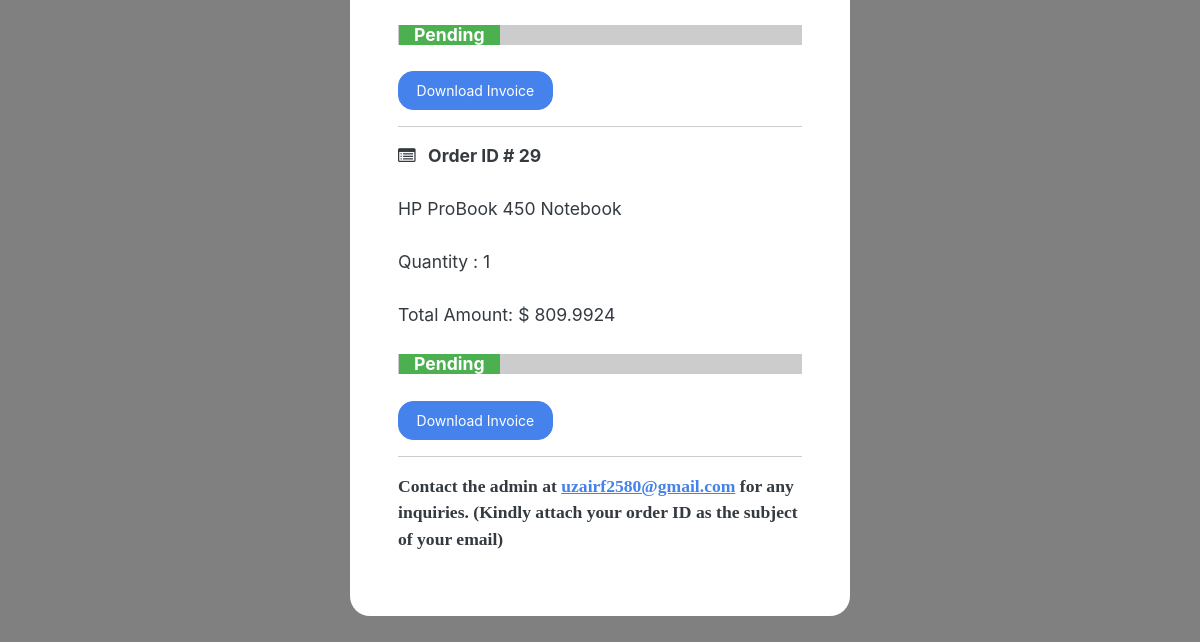
The page /account/track-orders (signed in, lower part) on the database as committed earlier.
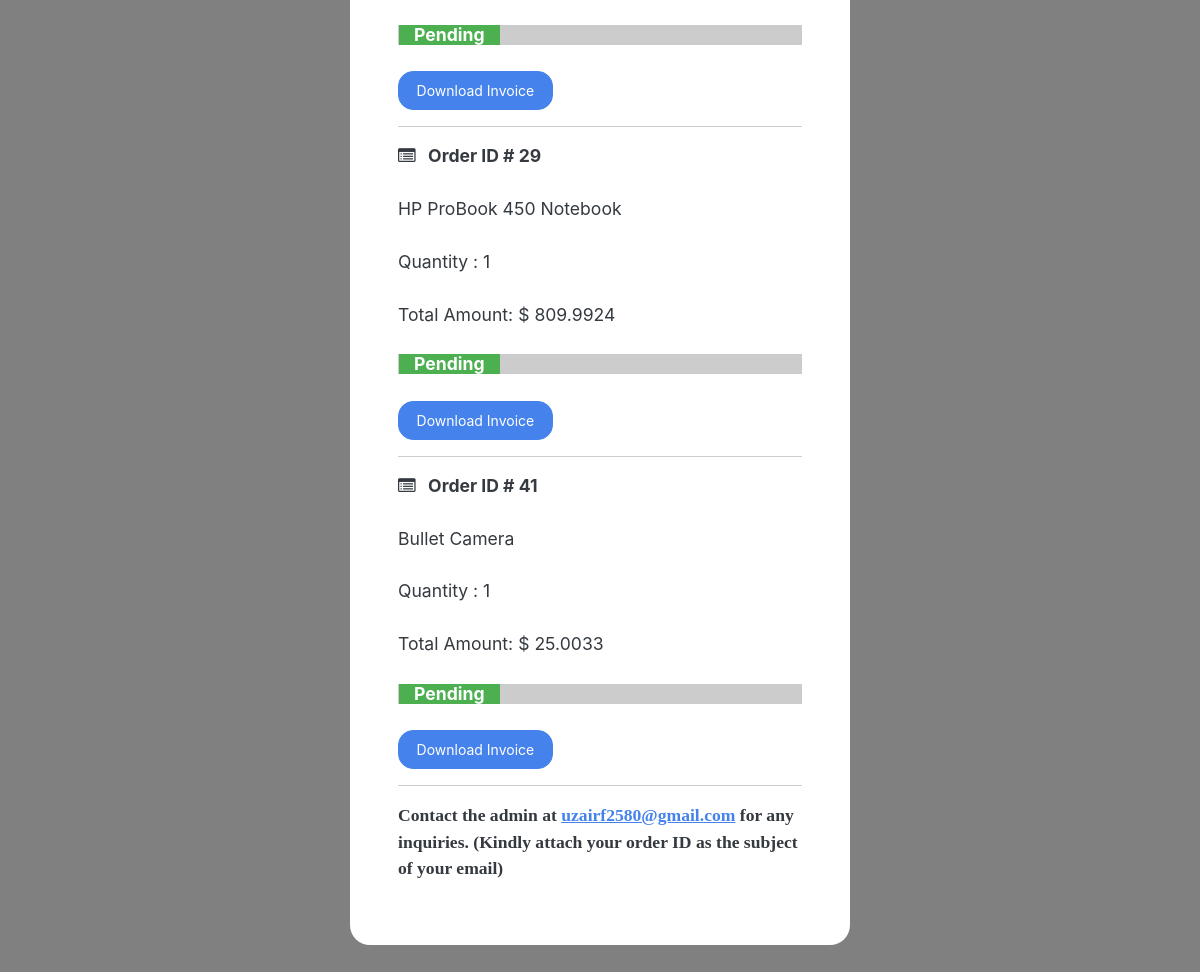
The same page on the database as committed later.
### payment/models.py (models this page shows, shortened)
class OrderItem(models.Model):
    STATUS_CHOICES = (
        ('pending', 'Order Pending'),
        ('confirmed', 'Order Confirmed'),
        ('out_for_delivery', 'Out for Delivery'),
        ('delivered', 'Delivered'),
    )
    order = models.ForeignKey(Order, on_delete=models.CASCADE, null=True)
    product = models.ForeignKey(Product, on_delete=models.CASCADE, null=True)
    quantity = models.PositiveIntegerField(default=1)
    price = models.DecimalField(max_digits=8, decimal_places=2)
    status = models.CharField(max_length=50, choices=STATUS_CHOICES, default='pending')
    user = models.ForeignKey(User, on_delete=models.CASCADE, null=True, blank=True)

### store/models.py (models this page shows, shortened)
class Product(models.Model):
    category = models.ForeignKey(Category, related_name= 'product' , on_delete=models.CASCADE, null=True)
    title = models.CharField(max_length=250)
    brand = models.CharField(max_length=250, default='un-branded')
    description = models.TextField(blank=True)
    quantity = models.PositiveIntegerField(default=0)
    slug = models.SlugField(max_length=255)
    price = models.DecimalField(max_digits=8, decimal_places=2)
    image = models.ImageField(upload_to='images/')
    class Meta:
        verbose_name_plural = 'products'
    def __str__(self):
        return self.title #if this line was no there, it would output as Product[1], Product[2]... instead of the product name

### account/views.py (the view)
# urls.py: path('track-orders', views.track_orders, name='track-orders'),
@login_required(login_url='my-login')
def track_orders(request):
    try:
        orders = OrderItem.objects.filter(user=request.user)
        context = {'orders': orders}
        return render(request, 'account/track-orders.html', context=context)
    except:
        return render(request, 'account/track-orders.html')

### cart/cart.py (called while the page is built)
    def __len__(self):
        return sum(item['qty'] for item in self.cart.values())

### cart/context_processors.py (called while the page is built)
def cart(request):
    return {'cart': Cart(request)}

### store/models.py (called while the page is built)
    def get_absolute_url(self):
        return reverse('list-category', args=[self.slug])

### store/views.py (called while the page is built)
def categories(request):
    all_categories = Category.objects.all()
    return{'all_categories': all_categories}

### account/templates/account/track-orders.html (shortened to what this page needs)
{% include "store/base.html" %}
{% load static %}
{% load mathfilters %}
{% load crispy_forms_tags %}
{% block content %}
    <div class="container bg-white shadow-md p-5 form-layout">
        {% for order in orders %}
    <tr>
        <td><strong><i class="fa fa-list-alt" aria-hidden="true"></i> &nbsp; Order ID # {{ order.id }}</strong></td>
            <br><br>
        <td>{{ order.product }}</td>
            <br><br>
        <td>Quantity : {{ order.quantity }}</td>
            <br><br>
        <td>Total Amount: $ {{ order.price|mul:order.quantity }}{{ order.order_id }}</td>
        <br><br>
    </tr>
            <div class="status-bar">
                {% if order.status == 'pending' %}
                <div class="status-indicator" style="width: 25%;">Pending order</div>
                {% elif order.status == 'confirmed' %}
                <div class="status-indicator" style="width: 50%;">Confirmed order</div>
                {% elif order.status == 'out_for_delivery' %}
                <div class="status-indicator" style="width: 75%;"> Out for delivery</div>
                {% elif order.status == 'delivered' %}
                <div class="status-indicator" style="width: 100%;">Delivered</div>
                {% endif %}
            </div>
            <br>
            <a href="{% url 'generate-invoice-pdf' order.id%}"  class="btn btn-primary">Download Invoice</a>
            <br>
            <hr>
        {% endfor %}
        <p><strong>Contact the admin at <a href="mailto:uzairf2580@gmail.com">uzairf2580@gmail.com</a> for any inquiries. (Kindly attach your order ID as the subject of your email)</strong></p>
    </div>
{% endblock %}

Rows that differ between the two databases and show on the page:
added OrderItem: id "41", product "Bullet Camera", quantity "1", price|mul "25.00", order_id "33", status "Pending order"
